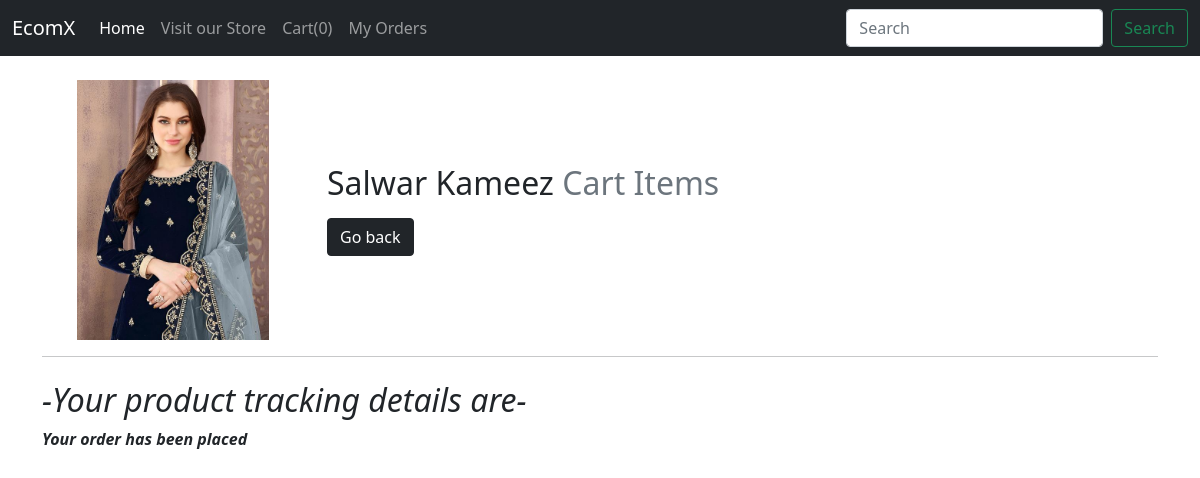
The page /shop/track_info/27 on the database its author committed.
### shop/models.py (models this page shows, shortened)
class Order(models.Model):
    order_id = models.AutoField(primary_key=True)
    iurl = models.URLField(max_length=200, default=" ")
    iname = models.CharField(max_length=100)
    ipic = models.ImageField(upload_to = "orders", default = " ")
    email = models.EmailField(default=" ")
    password = models.CharField(max_length=100, default="")
    a1 = models.CharField(max_length=200, default="")
    a2 = models.CharField(max_length=200, default="")
    cod = models.BooleanField( default="False")

class update(models.Model):
    update_id = models.AutoField(primary_key=True)
    ord_id = models.IntegerField()
    update_desc = models.CharField(max_length=500)

### shop/views.py (the view)
# urls.py: path('track_info/<int:o_id>',views.track_info,name="track_info"),
def track_info(request, o_id):
    cart_items = Cart.objects.all()
    count = len(cart_items)
    print(o_id)
    print("Hello")
    t = Order.objects.filter(order_id=o_id).first()
    trac = update.objects.filter(ord_id=o_id)
    context = {'t': t, 'trac': trac, 'count': count}
    return render(request, 'shop/track_info.html', context)

### templates/shop/track_info.html (shortened to what this page needs)
<!doctype html>
<html lang="en">
<head>
  <link href="https://cdn.jsdelivr.net/npm/bootstrap@5.0.1/dist/css/bootstrap.min.css" rel="stylesheet"
>
</head>
<body>
  <nav class="navbar navbar-expand-lg navbar-dark bg-dark">
    <div class="container-fluid">
      <a class="navbar-brand" href="../">EcomX</a>
      <div class="collapse navbar-collapse" id="navbarSupportedContent">
        <ul class="navbar-nav me-auto mb-2 mb-lg-0">
          <li class="nav-item">
            <a class="nav-link active" aria-current="page" href="../shop">Home</a>
          </li>
          <li class="nav-item">
            <a class="nav-link" href="../men">Visit our Store</a>
          </li>
          <li class="nav-item">
            <a class="nav-link" href="../cart">Cart({{count}})</a>
          </li>
          <li class="nav-item">
            <a class="nav-link" href="tracker">My Orders</a>
          </li>
        </ul>
       <form action="search" method="POST" class="d-flex">
          <input name="query" class="form-control me-2" type="search" placeholder="Search" aria-label="Search">
          <button class="btn btn-outline-success" type="submit">Search</button>
        </form>
      </div>
    </div>
  </nav>
   <div class="container my-4">
        <div class="row featurette d-flex justify-content-center align-items-center">
        <div class="col-md-9 order-md-2 ">
          <h2 class="featurette-heading">{{t.iname}} <span class="text-muted">Cart Items</span></h2>
          <a href="../tracker"><button type="button" class="btn btn-dark">Go back</button>
          </a>
        </div>
        <div class="col-md-3 order-md-1  text-center">
        {% if t.ipic %}
          <img width="192" height="260" src="{{t.ipic.url}}" alt="">
        {% endif %}
        </div>
        </div>
    <hr class="featurette-divider">
  </div>
<div class="container my-4">
  <h2><em>-Your product tracking details are-</em></h2>
  {% for i in trac  %}
  <p><strong><em>{{i.update_desc}}</em></strong></p>
    {% endfor %}
</div>
</body>
</html>

### rows shown on the page
Order: iname "Salwar Kameez", ipic (picture)
update: update_desc "Your order has been placed"

### other values the page prints
{{ count }} "0"
